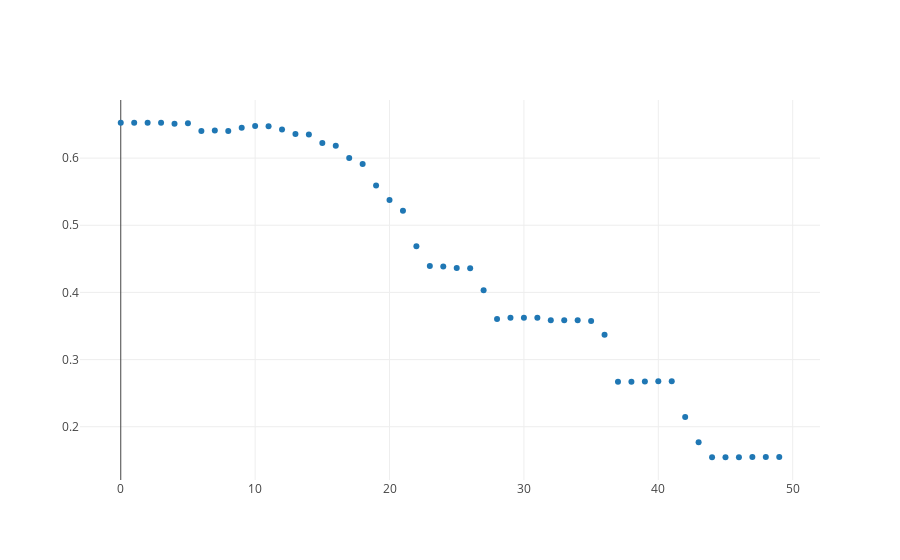

The cell this chart's notebook holds for it:
### Code cell
from graph import trace_values, plot
score_trace = trace_values(x_value_range, grid_scores)
plot([score_trace])

### Figure 1 — Plotly figure (JSON) as saved in the notebook; plotly's stock layout.template omitted (floating-point values rounded to 4 significant figures)
{"data": [{"mode": "markers", "name": "data", "text": [], "type": "scatter", "uid": "669afb10-d1d5-4489-a718-b2aeb890ac7b", "x": [49, 48, 47, 46, 45, 44, 43, 42, 41, 40, 39, 38, 37, 36, 35, 34, 33, 32, 31, 30, 29, 28, 27, 26, 25, 24, 23, 22, 21, 20, 19, 18, 17, 16, 15, 14, 13, 12, 11, 10, 9, 8, 7, 6, 5, 4, 3, 2, 1, 0], "y": [0.1549, 0.155, 0.155, 0.1546, 0.1546, 0.1546, 0.1767, 0.2144, 0.2678, 0.2677, 0.2673, 0.2672, 0.2671, 0.3371, 0.3574, 0.3586, 0.3586, 0.3585, 0.3623, 0.3624, 0.3623, 0.3604, 0.4033, 0.436, 0.4365, 0.4385, 0.4395, 0.4686, 0.5216, 0.5376, 0.5591, 0.5913, 0.6001, 0.6186, 0.6226, 0.6351, 0.6361, 0.6427, 0.6475, 0.648, 0.6453, 0.6402, 0.6411, 0.6402, 0.652, 0.6512, 0.6525, 0.6527, 0.6526, 0.6526]}], "layout": {}}
